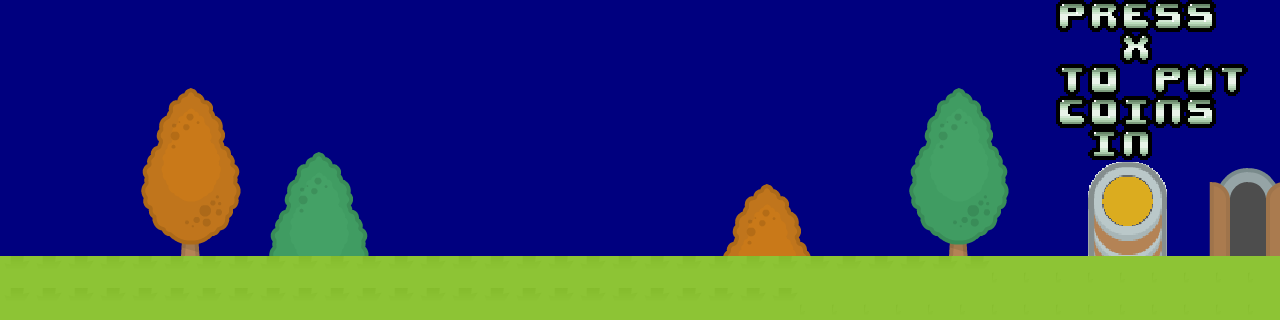

Tiled map render using the project's own tile images. Description and the map definition, with tile-layer contents summarised, below:
An orthogonal 40x10 tile map with 32x32 px tiles, 3 tile layers (background, door, foreground), 6 tilesets and 22 objects (15x coin, boy, box, move2, play).

<map version="1.0" orientation="orthogonal" renderorder="right-down" width="40" height="10" tilewidth="32" tileheight="32" backgroundcolor="#00007f" nextobjectid="27">
 <tileset firstgid="1" name="Boy" tilewidth="32" tileheight="32" tilecount="6">
  <image source="../img/sprite/Boy.png" width="192" height="32" />
 </tileset>
 <tileset firstgid="7" name="spinning_coin_gold" tilewidth="32" tileheight="32" tilecount="8">
  <image source="../img/sprite/spinning_coin_gold.png" width="256" height="32" />
 </tileset>
 <tileset firstgid="15" name="RPGpack_sheet_2X" tilewidth="32" tileheight="32" tilecount="4160">
  <image source="../img/map/RPGpack_sheet_2X.png" width="2560" height="1664" />
 </tileset>
 <tileset firstgid="4175" name="b2" tilewidth="79" tileheight="126" tilecount="1">
  <image source="../img/sprite/b2.png" width="79" height="126" />
 </tileset>
 <tileset firstgid="4176" name="32x32_font" tilewidth="32" tileheight="32" tilecount="59">
  <image source="../img/font/32x32_font.png" width="1888" height="32" />
 </tileset>
 <tileset firstgid="4235" name="main_b_1" tilewidth="32" tileheight="32" tilecount="12">
  <image source="../img/sprite/main_b_1.png" width="384" height="32" />
 </tileset>
 <layer name="background" width="40" height="10">
  <data>[400 cells, 119 non-empty, 68 distinct tile ids]</data>
 </layer>
 <layer name="door" width="40" height="10">
  <data>[400 cells, 13 non-empty, 13 distinct tile ids]</data>
 </layer>
 <objectgroup name="collision">
  <object id="2" x="0" y="256" width="1282" height="65" />
  <object id="5" x="1265" y="79" width="22" height="178" />
  <object id="7" x="4" y="4" width="30" height="249" />
 </objectgroup>
 <objectgroup name="player">
  <object id="3" name="boy" type="boy" x="65" y="223" width="32" height="32">
   <properties>
    <property name="frameheight" value="32" />
    <property name="framewidth" value="32" />
    <property name="image" value="main_b_1" />
   </properties>
  </object>
  <object id="4" name="box" type="box" x="1089" y="161" width="79" height="97">
   <properties>
    <property name="framewidth" value="79" />
    <property name="image" value="b" />
   </properties>
  </object>
  <object id="8" name="move2" type="move2" x="1231" y="189" width="30" height="65">
   <properties>
    <property name="duration" value="2500" />
    <property name="fade" value="#000000" />
    <property name="s_plus" value="1" />
   </properties>
  </object>
  <object id="9" name="coin" type="coin" x="158" y="224" width="36" height="31">
   <properties>
    <property name="framewidth" value="32" />
    <property name="image" value="spinning_coin_gold" />
   </properties>
  </object>
  <object id="12" name="coin" type="coin" x="224" y="222" width="36" height="31">
   <properties>
    <property name="framewidth" value="32" />
    <property name="image" value="spinning_coin_gold" />
   </properties>
  </object>
  <object id="13" name="coin" type="coin" x="316" y="225" width="36" height="31">
   <properties>
    <property name="framewidth" value="32" />
    <property name="image" value="spinning_coin_gold" />
   </properties>
  </object>
  <object id="14" name="coin" type="coin" x="383" y="225" width="36" height="31">
   <properties>
    <property name="framewidth" value="32" />
    <property name="image" value="spinning_coin_gold" />
   </properties>
  </object>
  <object id="15" name="coin" type="coin" x="443" y="225" width="36" height="31">
   <properties>
    <property name="framewidth" value="32" />
    <property name="image" value="spinning_coin_gold" />
   </properties>
  </object>
  <object id="16" name="coin" type="coin" x="515" y="194" width="36" height="31">
   <properties>
    <property name="framewidth" value="32" />
    <property name="image" value="spinning_coin_gold" />
   </properties>
  </object>
  <object id="17" name="coin" type="coin" x="575" y="223" width="36" height="31">
   <properties>
    <property name="framewidth" value="32" />
    <property name="image" value="spinning_coin_gold" />
   </properties>
  </object>
  <object id="18" name="coin" type="coin" x="640" y="191" width="36" height="31">
   <properties>
    <property name="framewidth" value="32" />
    <property name="image" value="spinning_coin_gold" />
   </properties>
  </object>
  <object id="19" name="coin" type="coin" x="707" y="160" width="36" height="31">
   <properties>
    <property name="framewidth" value="32" />
    <property name="image" value="spinning_coin_gold" />
   </properties>
  </object>
  <object id="20" name="coin" type="coin" x="769" y="192" width="36" height="31">
   <properties>
    <property name="framewidth" value="32" />
    <property name="image" value="spinning_coin_gold" />
   </properties>
  </object>
  <object id="21" name="coin" type="coin" x="833" y="223" width="36" height="31">
   <properties>
    <property name="framewidth" value="32" />
    <property name="image" value="spinning_coin_gold" />
   </properties>
  </object>
  <object id="22" name="coin" type="coin" x="897" y="194" width="36" height="31">
   <properties>
    <property name="framewidth" value="32" />
    <property name="image" value="spinning_coin_gold" />
   </properties>
  </object>
  <object id="23" name="coin" type="coin" x="959" y="159" width="36" height="31">
   <properties>
    <property name="framewidth" value="32" />
    <property name="image" value="spinning_coin_gold" />
   </properties>
  </object>
  <object id="24" name="coin" type="coin" x="1023" y="191" width="36" height="31">
   <properties>
    <property name="framewidth" value="32" />
    <property name="image" value="spinning_coin_gold" />
   </properties>
  </object>
  <object id="25" name="coin" type="coin" x="1082" y="222" width="36" height="31">
   <properties>
    <property name="framewidth" value="32" />
    <property name="image" value="spinning_coin_gold" />
   </properties>
  </object>
  <object id="26" name="play" type="play" x="81" y="220" width="29" height="37" />
 </objectgroup>
 <layer name="foreground" width="40" height="10">
  <data>[400 cells, 80 non-empty, 2 distinct tile ids]</data>
 </layer>
</map>
